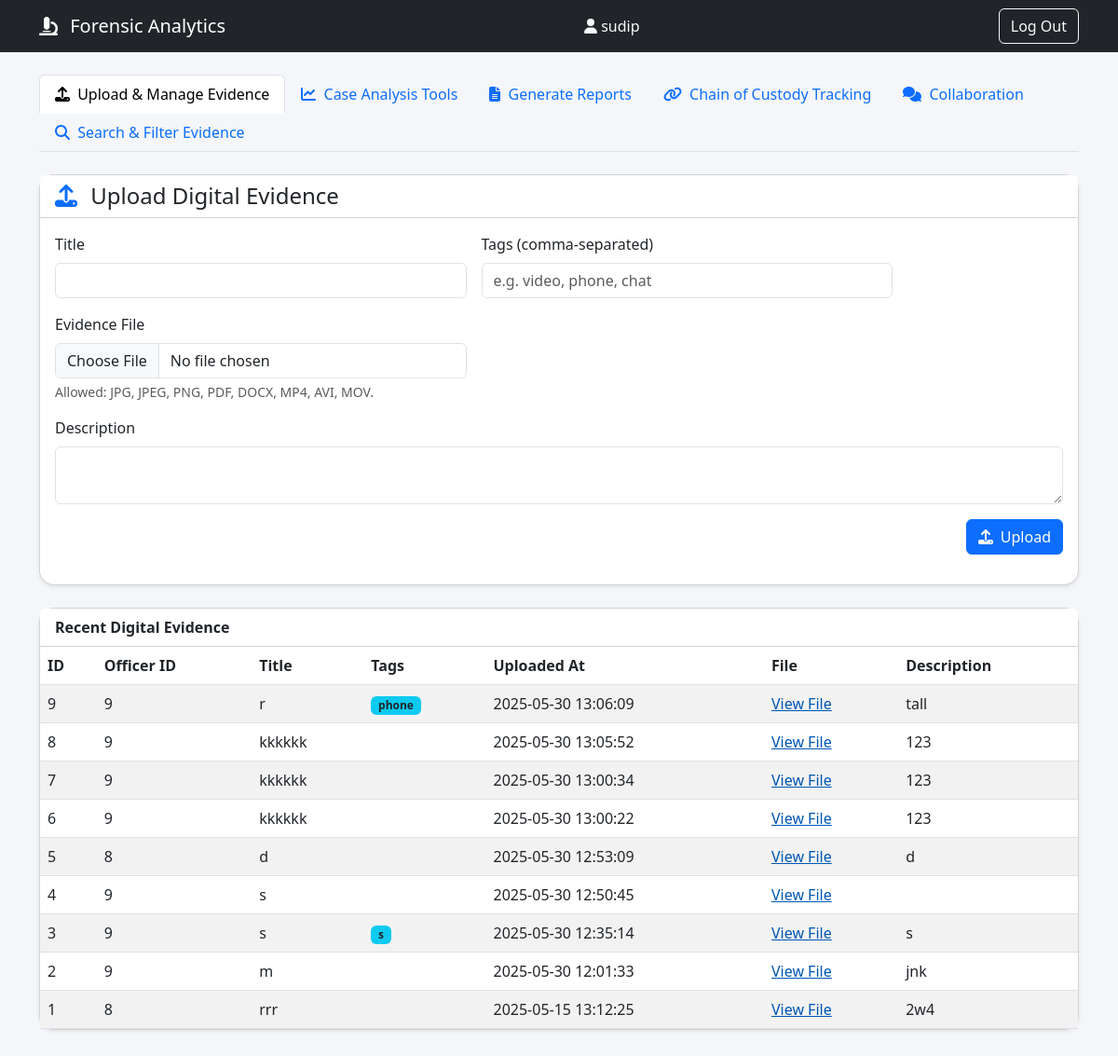
/forensic_portal.php (signed in), run on the app's committed database.
### tables this page shows
CREATE TABLE `evidence` (
  `evidence_id` int(11) NOT NULL,
  `officer_id` int(11) NOT NULL,
  `title` varchar(150) NOT NULL,
  `description` text DEFAULT NULL,
  `file_path` varchar(255) NOT NULL,
  `uploaded_at` datetime DEFAULT current_timestamp(),
  `tags` varchar(255) DEFAULT NULL
);

### forensic_portal.php (the view, shortened to what this page needs)
<?php
function h($s) {
    return htmlspecialchars($s, ENT_QUOTES, 'UTF-8');
}
$db = getDbConnection();
$username   = h($_SESSION['username'] ?? '');
$where       = [];
$whereSQL = $where ? 'WHERE ' . implode(' AND ', $where) : '';
$sql = "
    SELECT evidence_id, officer_id, title, description, file_path, tags, uploaded_at
      FROM evidence
      {$whereSQL}
     ORDER BY uploaded_at DESC
     LIMIT 15
";
$stmt = $db->prepare($sql);
$stmt->execute();
$recent = $stmt->get_result()->fetch_all(MYSQLI_ASSOC);
?>
<!DOCTYPE html>
<html lang="en">
<head>
  <link
    href="https://cdn.jsdelivr.net/npm/bootstrap@5.3.0/dist/css/bootstrap.min.css"
    rel="stylesheet"
  />
</head>
<body>
<nav class="navbar navbar-expand-lg navbar-dark bg-dark mb-4">
  <div class="container">
    <a class="navbar-brand" href="#">
      <i class="fas fa-microscope me-2"></i> Forensic Analytics
    </a>
    <span class="navbar-text text-light">
      <i class="fa fa-user me-1"></i><?= $username ?>
    </span>
    <a href="logout.php" class="btn btn-outline-light ms-3">Log Out</a>
  </div>
</nav>
<div class="container mb-5">
  <ul class="nav nav-tabs mb-4" id="forensicTabs" role="tablist">
    <li class="nav-item" role="presentation">
      <button
        class="nav-link active"
        id="upload-tab"
        data-bs-toggle="tab"
        data-bs-target="#upload"
        type="button"
        role="tab"
        aria-controls="upload"
        aria-selected="true"
      >
        <i class="fas fa-upload me-1"></i> Upload & Manage Evidence
      </button>
    </li>
    <li class="nav-item" role="presentation">
      <button
        class="nav-link"
        id="analysis-tab"
        data-bs-toggle="tab"
        data-bs-target="#analysis"
        type="button"
        role="tab"
        aria-controls="analysis"
        aria-selected="false"
      >
        <i class="fas fa-chart-line me-1"></i> Case Analysis Tools
      </button>
    </li>
    <li class="nav-item" role="presentation">
      <button
        class="nav-link"
        id="reports-tab"
        data-bs-toggle="tab"
        data-bs-target="#reports"
        type="button"
        role="tab"
        aria-controls="reports"
        aria-selected="false"
      >
        <i class="fas fa-file-alt me-1"></i> Generate Reports
      </button>
    </li>
    <li class="nav-item" role="presentation">
      <button
        class="nav-link"
        id="chain-tab"
        data-bs-toggle="tab"
        data-bs-target="#chain"
        type="button"
        role="tab"
        aria-controls="chain"
        aria-selected="false"
      >
        <i class="fas fa-link me-1"></i> Chain of Custody Tracking
      </button>
    </li>
    <li class="nav-item" role="presentation">
      <button
        class="nav-link"
        id="collab-tab"
        data-bs-toggle="tab"
        data-bs-target="#collab"
        type="button"
        role="tab"
        aria-controls="collab"
        aria-selected="false"
      >
        <i class="fas fa-comments me-1"></i> Collaboration
      </button>
    </li>
    <li class="nav-item" role="presentation">
      <button
        class="nav-link"
        id="search-tab"
        data-bs-toggle="tab"
        data-bs-target="#search"
        type="button"
        role="tab"
        aria-controls="search"
        aria-selected="false"
      >
        <i class="fas fa-search me-1"></i> Search & Filter Evidence
      </button>
    </li>
  </ul>
  <div class="tab-content" id="forensicTabsContent">
    <div
      class="tab-pane fade show active"
      id="upload"
      role="tabpanel"
      aria-labelledby="upload-tab"
    >
      <div class="card shadow-sm mb-4">
        <div class="card-header bg-white">
          <h4 class="mb-0">
            <i class="fas fa-upload text-primary me-2"></i> Upload Digital Evidence
          </h4>
        </div>
        <div class="card-body">
          <form method="post" enctype="multipart/form-data" class="row g-3 mb-3">
            <div class="col-md-5">
              <label class="form-label">Title</label>
              <input type="text" name="title" class="form-control" required />
            </div>
            <div class="col-md-5">
              <label class="form-label">Tags (comma-separated)</label>
              <input
                type="text"
                name="tags"
                class="form-control"
                placeholder="e.g. video, phone, chat"
              />
            </div>
            <div class="col-md-5">
              <label class="form-label">Evidence File</label>
              <input
                type="file"
                name="evidence_file"
                class="form-control"
                accept=".jpg,.jpeg,.png,.pdf,.docx,.mp4,.avi,.mov"
                required
              />
              <div class="form-text">
                Allowed: JPG, JPEG, PNG, PDF, DOCX, MP4, AVI, MOV.
              </div>
            </div>
            <div class="col-md-12">
              <label class="form-label">Description</label>
              <textarea name="description" class="form-control" rows="2"></textarea>
            </div>
            <div class="col-12 text-end">
              <button class="btn btn-primary" name="upload_evidence" value="1">
                <i class="fas fa-upload me-1"></i> Upload
              </button>
            </div>
          </form>
        </div>
      </div>
      <div class="card shadow-sm">
        <div class="card-header bg-white"><strong>Recent Digital Evidence</strong></div>
        <div class="card-body p-0">
          <div class="table-responsive">
            <table class="table table-striped table-hover mb-0 align-middle">
              <thead>
                <tr>
                  <th>ID</th>
                  <th>Officer ID</th>
                  <th>Title</th>
                  <th>Tags</th>
                  <th>Uploaded At</th>
                  <th>File</th>
                  <th>Description</th>
                </tr>
              </thead>
              <tbody>
                <?php if (empty($recent)): ?>
                  <tr>
                    <td colspan="7" class="text-center text-muted">No evidence found.</td>
                  </tr>
                <?php else: foreach ($recent as $ev): ?>
                  <tr>
                    <td><?= h($ev['evidence_id']) ?></td>
                    <td><?= h($ev['officer_id']) ?></td>
                    <td><?= h($ev['title']) ?></td>
                    <td>
                      <?php
                        foreach (explode(',', $ev['tags'] ?? '') as $t) {
                          $t = trim($t);
                          if ($t) {
                            echo '<span class="badge bg-info text-dark me-1 tag-badge">'
                               . h($t)
                               . '</span>';
                          }
                        }
                      ?>
                    </td>
                    <td><?= h($ev['uploaded_at']) ?></td>
                    <td>
                      <?php if ($ev['file_path']): ?>
                        <a
                          href="<?= h($ev['file_path']) ?>"
                          class="evidence-link"
                          target="_blank"
                        >View File</a>
                      <?php else: ?>
                        <span class="text-muted">None</span>
                      <?php endif; ?>
                    </td>
                    <td><?= nl2br(h($ev['description'])) ?></td>
                  </tr>
                <?php endforeach; endif; ?>
              </tbody>
            </table>
          </div>
        </div>
      </div>
    </div>
  </div>
</div>
</body>
</html>

### forensic_portal.php (style rules this page uses)
body { background: #f4f6f9; }
.card { border-radius: 1rem; }
.evidence-link { text-decoration: underline; color: #0056b3; }
.tag-badge { cursor: pointer; }

### data on the page
evidence: evidence_id "9", officer "9", title "r", tags "phone", uploaded_at "2025-05-30 13:06:09", description "tall"
evidence: evidence_id "8", officer "9", title "kkkkkk", uploaded_at "2025-05-30 13:05:52", description "123"
evidence: evidence_id "7", officer "9", title "kkkkkk", uploaded_at "2025-05-30 13:00:34", description "123"
evidence: evidence_id "6", officer "9", title "kkkkkk", uploaded_at "2025-05-30 13:00:22", description "123"
evidence: evidence_id "5", officer "8", title "d", uploaded_at "2025-05-30 12:53:09", description "d"
evidence: evidence_id "4", officer "9", title "s", uploaded_at "2025-05-30 12:50:45"
evidence: evidence_id "3", officer "9", title "s", tags "s", uploaded_at "2025-05-30 12:35:14", description "s"
evidence: evidence_id "2", officer "9", title "m", uploaded_at "2025-05-30 12:01:33", description "jnk"
evidence: evidence_id "1", officer "8", title "rrr", uploaded_at "2025-05-15 13:12:25", description "2w4"

### other printed values
$username "sudip"
